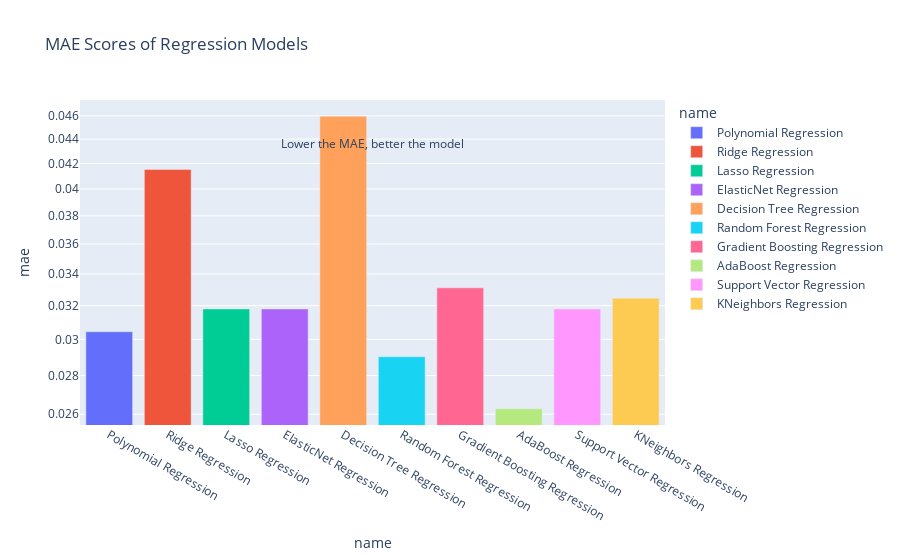

The code cell stored with this chart in its notebook:
### Code cell
fig = px.bar(df_results, x='name', y='mae', color='name', log_y=True, title='MAE Scores of Regression Models')
# lower the mae, better the model
fig.add_annotation(xref='paper', yref='paper', x=0.5, y=0.9, text='Lower the MAE, better the model', showarrow=False)
fig.show()

### Figure 1 — Plotly figure (JSON) as saved in the notebook; plotly's stock layout.template omitted (floating-point values rounded to 4 significant figures)
{"data": [{"alignmentgroup": "True", "hovertemplate": "name=%{x}<br>mae=%{y}<extra></extra>", "legendgroup": "Polynomial Regression", "marker": {"color": "#636efa", "pattern": {"shape": ""}}, "name": "Polynomial Regression", "offsetgroup": "Polynomial Regression", "orientation": "v", "showlegend": true, "textposition": "auto", "type": "bar", "x": ["Polynomial Regression"], "xaxis": "x", "y": [0.03044], "yaxis": "y"}, {"alignmentgroup": "True", "hovertemplate": "name=%{x}<br>mae=%{y}<extra></extra>", "legendgroup": "Ridge Regression", "marker": {"color": "#EF553B", "pattern": {"shape": ""}}, "name": "Ridge Regression", "offsetgroup": "Ridge Regression", "orientation": "v", "showlegend": true, "textposition": "auto", "type": "bar", "x": ["Ridge Regression"], "xaxis": "x", "y": [0.04152], "yaxis": "y"}, {"alignmentgroup": "True", "hovertemplate": "name=%{x}<br>mae=%{y}<extra></extra>", "legendgroup": "Lasso Regression", "marker": {"color": "#00cc96", "pattern": {"shape": ""}}, "name": "Lasso Regression", "offsetgroup": "Lasso Regression", "orientation": "v", "showlegend": true, "textposition": "auto", "type": "bar", "x": ["Lasso Regression"], "xaxis": "x", "y": [0.0318], "yaxis": "y"}, {"alignmentgroup": "True", "hovertemplate": "name=%{x}<br>mae=%{y}<extra></extra>", "legendgroup": "ElasticNet Regression", "marker": {"color": "#ab63fa", "pattern": {"shape": ""}}, "name": "ElasticNet Regression", "offsetgroup": "ElasticNet Regression", "orientation": "v", "showlegend": true, "textposition": "auto", "type": "bar", "x": ["ElasticNet Regression"], "xaxis": "x", "y": [0.0318], "yaxis": "y"}, {"alignmentgroup": "True", "hovertemplate": "name=%{x}<br>mae=%{y}<extra></extra>", "legendgroup": "Decision Tree Regression", "marker": {"color": "#FFA15A", "pattern": {"shape": ""}}, "name": "Decision Tree Regression", "offsetgroup": "Decision Tree Regression", "orientation": "v", "showlegend": true, "textposition": "auto", "type": "bar", "x": ["Decision Tree Regression"], "xaxis": "x", "y": [0.04597], "yaxis": "y"}, {"alignmentgroup": "True", "hovertemplate": "name=%{x}<br>mae=%{y}<extra></extra>", "legendgroup": "Random Forest Regression", "marker": {"color": "#19d3f3", "pattern": {"shape": ""}}, "name": "Random Forest Regression", "offsetgroup": "Random Forest Regression", "orientation": "v", "showlegend": true, "textposition": "auto", "type": "bar", "x": ["Random Forest Regression"], "xaxis": "x", "y": [0.02902], "yaxis": "y"}, {"alignmentgroup": "True", "hovertemplate": "name=%{x}<br>mae=%{y}<extra></extra>", "legendgroup": "Gradient Boosting Regression", "marker": {"color": "#FF6692", "pattern": {"shape": ""}}, "name": "Gradient Boosting Regression", "offsetgroup": "Gradient Boosting Regression", "orientation": "v", "showlegend": true, "textposition": "auto", "type": "bar", "x": ["Gradient Boosting Regression"], "xaxis": "x", "y": [0.03311], "yaxis": "y"}, {"alignmentgroup": "True", "hovertemplate": "name=%{x}<br>mae=%{y}<extra></extra>", "legendgroup": "AdaBoost Regression", "marker": {"color": "#B6E880", "pattern": {"shape": ""}}, "name": "AdaBoost Regression", "offsetgroup": "AdaBoost Regression", "orientation": "v", "showlegend": true, "textposition": "auto", "type": "bar", "x": ["AdaBoost Regression"], "xaxis": "x", "y": [0.02627], "yaxis": "y"}, {"alignmentgroup": "True", "hovertemplate": "name=%{x}<br>mae=%{y}<extra></extra>", "legendgroup": "Support Vector Regression", "marker": {"color": "#FF97FF", "pattern": {"shape": ""}}, "name": "Support Vector Regression", "offsetgroup": "Support Vector Regression", "orientation": "v", "showlegend": true, "textposition": "auto", "type": "bar", "x": ["Support Vector Regression"], "xaxis": "x", "y": [0.0318], "yaxis": "y"}, {"alignmentgroup": "True", "hovertemplate": "name=%{x}<br>mae=%{y}<extra></extra>", "legendgroup": "KNeighbors Regression", "marker": {"color": "#FECB52", "pattern": {"shape": ""}}, "name": "KNeighbors Regression", "offsetgroup": "KNeighbors Regression", "orientation": "v", "showlegend": true, "textposition": "auto", "type": "bar", "x": ["KNeighbors Regression"], "xaxis": "x", "y": [0.03246], "yaxis": "y"}], "layout": {"annotations": [{"showarrow": false, "text": "Lower the MAE, better the model", "x": 0.5, "xref": "paper", "y": 0.9, "yref": "paper"}], "barmode": "relative", "legend": {"title": {"text": "name"}, "tracegroupgap": 0}, "title": {"text": "MAE Scores of Regression Models"}, "xaxis": {"anchor": "y", "categoryarray": ["Polynomial Regression", "Ridge Regression", "Lasso Regression", "ElasticNet Regression", "Decision Tree Regression", "Random Forest Regression", "Gradient Boosting Regression", "AdaBoost Regression", "Support Vector Regression", "KNeighbors Regression"], "categoryorder": "array", "domain": [0, 1], "title": {"text": "name"}}, "yaxis": {"anchor": "x", "domain": [0, 1], "title": {"text": "mae"}, "type": "log"}}}
